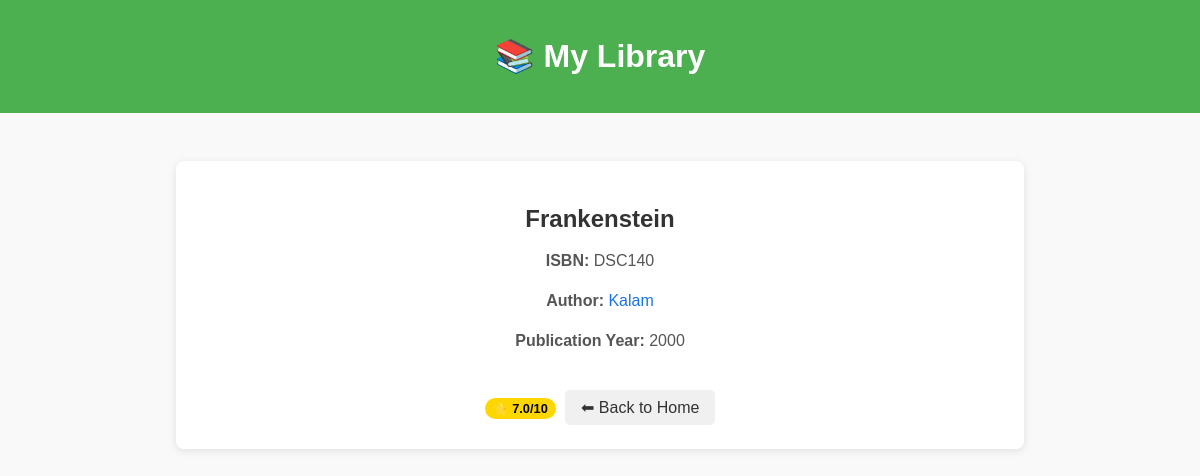
/book/5, run on the app's committed database.
### data_models.py (models this page shows, shortened)
class Book(db.Model):
    __tablename__ = 'books'
    id = db.Column(db.Integer, primary_key=True, autoincrement=True)
    isbn = db.Column(db.String(100))
    title = db.Column(db.String(100))
    publication_year = db.Column(db.Integer)
    author_id = db.Column(db.Integer, db.ForeignKey('authors.id'))
    rating = db.Column(db.Float)
    author = db.relationship('Author', backref='books')

class Author(db.Model):
    __tablename__ = 'authors'
    id = db.Column(db.Integer, primary_key=True, autoincrement=True)
    name = db.Column(db.String(100))
    birth_date = db.Column(db.String(100))
    date_of_death = db.Column(db.String(100))

### app.py (the view)
@app.route("/book/<int:book_id>", methods = ['GET'])
def book_detail(book_id):
    book = Book.query.get_or_404(book_id)
    return render_template('book_detail.html', book = book)

### templates/book_detail.html
{% extends "base.html" %}
{% block content %}
<div class="detail-page">
    <h2>{{ book.title }}</h2>
    <p><strong>ISBN:</strong> {{ book.isbn }}</p>
    <p><strong>Author:</strong> <a href="{{ url_for('author_detail', author_id=book.author.id) }}">{{ book.author.name }}</a></p>
    <p><strong>Publication Year:</strong> {{ book.publication_year }}</p>
    {% if book.rating %}
        <span class="badge badge-rating">⭐ {{ book.rating }}/10</span>
    {% endif %}
    <a href="{{ url_for('home') }}" class="back-link">⬅ Back to Home</a>
</div>
{% endblock %}

### static/css/style.css (style rules this page uses)
body { font-family: Arial, sans-serif; margin: 0; padding: 0; background: #f9f9f9; color: #333; text-align: center; }
.badge { display: inline-block; padding: 0.2rem 0.5rem; border-radius: 4px; font-size: 0.85rem; font-weight: bold; color: white; margin-right: 0.3rem; }
.detail-page { max-width: 800px; margin: 2rem auto; padding: 1.5rem; background: white; border-radius: 8px; box-shadow: 0 2px 8px rgba(0,0,0,0.1); font-family: Arial, sans-serif; }
.detail-page h2 { margin-bottom: 1rem; color: #333; }
.detail-page p { margin-bottom: 0.8rem; line-height: 1.5; color: #555; }
.detail-page a { color: #1a73e8; text-decoration: none; transition: color 0.2s; }
.detail-page a.back-link { display: inline-block; margin-top: 1.5rem; padding: 0.5rem 1rem; background: #f0f0f0; border-radius: 5px; color: #333; text-decoration: none; transition: background 0.2s; }
a { text_decoration:none !important; }
.detail-page a ,.home a { text-decoration: none; }
.detail-page a, .detail-page a:hover, .detail-page a:focus { text-decoration: none; }
.badge-rating { background: gold; color: black; padding: 3px 8px; border-radius: 12px; font-size: 0.8rem; }

### data on the page
Book: title "Frankenstein", isbn "DSC140", publication_year "2000", rating "7.0"
Author: author.name "Kalam"
